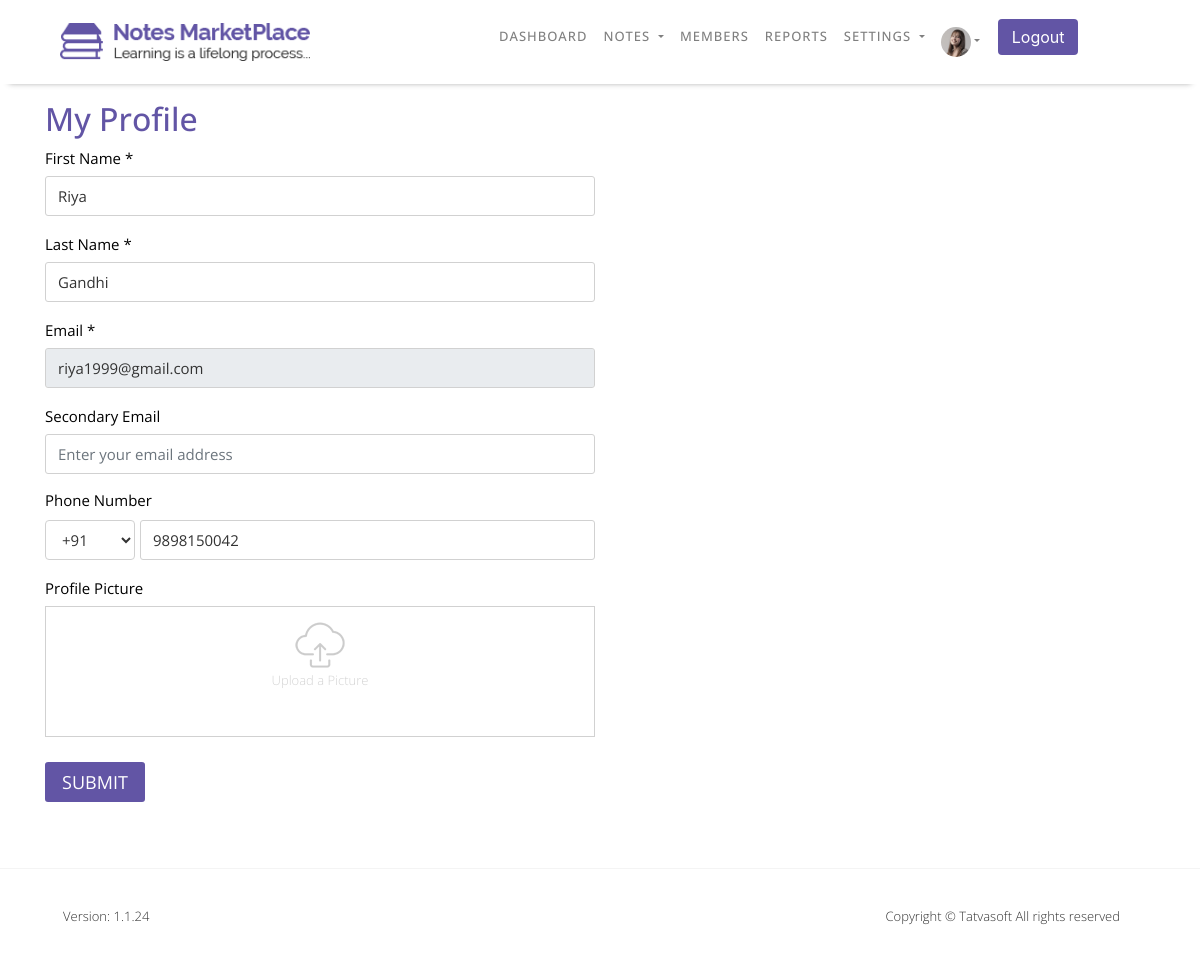
Page /NOTESMARKETPLACE/Admin/My_Profile.php (signed in) on the committed database.
### tables this page shows
CREATE TABLE `userprofile` (
  `ID` int(11) NOT NULL COMMENT 'Primary Key',
  `UserID` int(11) NOT NULL COMMENT 'FOREIGN KEY relationship with Users table.',
  `DOB` datetime DEFAULT NULL,
  `Gender` int(11) DEFAULT NULL COMMENT 'FOREIGN KEY relationship with ReferenceData table.bind distinct value from ReferenceDtata table with filter RefCategory=''Gender'' ans IsActive = 1.',
  `SecondaryEmailAddress` varchar(100) NOT NULL COMMENT 'For Admin user only.',
  `Phone number - Country Code` varchar(5) NOT NULL COMMENT 'bind distinct CountryCode from Country table with filter IsActive=1.',
  `Phone number` varchar(20) NOT NULL,
  `Profile Picture` varchar(500) DEFAULT NULL COMMENT 'Profile Picture of the user. ',
  `Address Line 1` varchar(100) NOT NULL,
  `Address Line 2` varchar(100) NOT NULL,
  `City` varchar(50) NOT NULL,
  `State` varchar(50) NOT NULL,
  `Zip Code` varchar(50) NOT NULL,
  `Country` varchar(50) NOT NULL COMMENT 'Bind distinct Country from Country table with filter IsActive=1.',
  `University` varchar(100) DEFAULT NULL,
  `College` varchar(100) DEFAULT NULL,
  `CreatedDate` datetime DEFAULT current_timestamp() COMMENT 'Date and time when system has created a record.',
  `CraetedBy` int(11) DEFAULT NULL COMMENT 'UserID who has created this rocord.',
  `ModifiedDate` datetime DEFAULT current_timestamp() COMMENT 'Date and time when system has updated a record.',
  `ModifiedBy` int(11) DEFAULT NULL COMMENT 'UserID who has updated this rocord.'
);

CREATE TABLE `users` (
  `ID` int(11) NOT NULL COMMENT 'PRIMARY KEY',
  `RoleID` int(11) NOT NULL COMMENT 'FOREIGN KEY relationship with UserRoles table',
  `FirstName` varchar(50) NOT NULL COMMENT 'Required Information',
  `LastName` varchar(50) NOT NULL COMMENT 'Required Information',
  `EmailID` varchar(100) NOT NULL COMMENT 'Required Information | Unique EmailID across table.',
  `Password` varchar(24) NOT NULL COMMENT 'Required Information',
  `IsEmailVerified` bit(2) DEFAULT b'0' COMMENT 'Required Information, Default set to false.',
  `CreatedDate` datetime DEFAULT current_timestamp() COMMENT 'Date and time when system has created a record.',
  `CreatedBy` int(11) DEFAULT NULL COMMENT 'UserID who has created this record.',
  `ModifiedDate` datetime DEFAULT current_timestamp() COMMENT 'date and time when system has updated a record.',
  `ModifiedBy` int(11) DEFAULT NULL COMMENT 'UserID who updateds this record.',
  `IsActive` bit(2) NOT NULL DEFAULT b'1' COMMENT 'Required Information, default set to true.'
);

### NOTESMARKETPLACE/Admin/My_Profile.php (the view, shortened to what this page needs)
<?php include "Config/Database-Connection.php"; ?>
    <?php
        if(isset($_SESSION['loggedin']) && $_SESSION['loggedin'] = true){
            include "Header.php";
        }else{
            header("Location: ../Login.php");
        }
    ?>
    <section id="profile">
        <div class="content-box-md">
            <div class="container">
                <div class="row">
                    <div class="col-md-12 col-sm-12 col-12 text-left">
                        <div class="horizontal-heading">
                            <h2>My Profile</h2>
                        </div>
                    </div>
                </div>
            <?php
                if(isset($_SESSION['loggedin']) && $_SESSION['loggedin'] = true){
                    $EmailID = $_SESSION['EmailID'];
                    $query = "SELECT * FROM users WHERE EmailID='{$EmailID}'";
                    $Users_select = mysqli_query($connection,$query);
                    while($row = mysqli_fetch_assoc($Users_select)){
                        $ID = $row['ID'];
                        $EmailIDOld = $row['EmailID'];
                        $FirstNameOld = $row['FirstName'];
                        $LastNameOld = $row['LastName'];
                    }
                    $query = "SELECT * FROM userprofile WHERE UserID=$ID";
                    $User_profile_select = mysqli_query($connection,$query);
                    while($row = mysqli_fetch_assoc($User_profile_select)){
                        $CountryCodeOld = $row['Phone number - Country Code'];
                        $PhonenumberOld = $row['Phone number'];
                    }
                }
            ?>
                <form action="" method="post" enctype="multipart/form-data">
                    <div class="row">
                        <div class="col-md-6 col-sm-12 col-12">
                            <div class="row profile-row">
                                <div class="col-md-12 col-sm-12 col-12">
                                    <div class="form-group text-left">
                                        <label for="Full-Name">First Name<span> *</span></label>
                                        <input type="text" value="<?php if(isset($_SESSION['loggedin'])){ echo $FirstNameOld; } ?>" name="First_Name" class="form-control" placeholder="Enter your full name" required>
                                    </div>
                                </div>
                            </div>
                            <div class="row profile-row">
                                <div class="col-md-12 col-sm-12 col-12">
                                    <div class="form-group text-left">
                                        <label for="Last-Name">Last Name<span> *</span></label>
                                        <input type="text" value="<?php if(isset($_SESSION['loggedin'])){ echo $LastNameOld; } ?>" name="Last_Name" class="form-control" placeholder="Enter your last name" required>
                                    </div>
                                </div>
                            </div>
                            <div class="row profile-row">
                                <div class="col-md-12 col-sm-12 col-12">
                                    <div class="form-group text-left">
                                        <label for="Email-Address">Email<span> *</span></label>
                                        <input type="email" value="<?php if(isset($_SESSION['loggedin'])){ echo $EmailIDOld; } ?>" name="Email" class="form-control" placeholder="Enter your email address" <?php if(isset($_SESSION['loggedin'])){ echo "readonly"; }else{ echo "required"; }?>>
                                    </div>
                                </div>
                            </div>
                            <div class="row profile-row">
                                <div class="col-md-12 col-sm-12 col-12">
                                    <div class="form-group text-left">
                                        <label for="Secondary-Email">Secondary Email</label>
                                        <input type="email" name="Secondary_Email" class="form-control" placeholder="Enter your email address">
                                    </div>
                                </div>
                            </div>
                            <div class="row profile-row">
                                <div class="col-md-12 col-sm-12 col-12">
                                    <h4>Phone Number</h4>
                                    <div class="row" id="profile-row-inner">
                                        <div class="col-md-2 col-sm-2 col-2">
                                            <div class="form-group text-left">
                                                <select class="form-control" name="PhoneCode">
                                                    <?php if(isset($_SESSION['loggedin']) && mysqli_num_rows($User_profile_select)!=0){?>
                                                    <option value="<?php echo $CountryCodeOld; } ?>" selected><?php echo $CountryCodeOld; ?></option>
                                                </select>
                                            </div>
                                        </div>
                                        <div class="col-md-10 col-sm-10 col-10">
                                                <div class="form-group">
                                                    <input type="text" value="<?php if(isset($_SESSION['loggedin']) && mysqli_num_rows($User_profile_select)!=0){ echo $PhonenumberOld; }else{ echo ""; } ?>" name="Phone_Number" class="form-control" placeholder="Enter your phone number" required>
                                                </div>
                                        </div>
                                    </div>
                                </div>
                            </div>
                            <div class="row profile-row">
                                <div class="col-md-12 col-sm-12 col-12" id="Profile-Picture">
                                    <div class="row">
                                        <div class="col-md-12 col-sm-12 col-12">
                                            <label>Profile Picture</label>
                                        </div>
                                        <div class="col-md-12 col-sm-12 col-12 text-center">
                                            <div class="add-border">
                                                <label for="upload" class="upload-profile">
                                                    <img src="images/User-Profile/upload.png">
                                                    <p style="color: lightgray;" id="Profile">Upload a Picture</p>
                                                </label>
                                            </div>
                                        </div>
                                    </div>
                                </div>
                            </div>
                        </div>
                    </div>
                    <div class="row profile-row">
                        <div class="col-md-12 col-sm-12 col-12">
                            <button type="submit" name="My_Profile" class="btn btn-info btn-rich-blue">Submit</button>
                        </div>
                    </div>
                </form>
            </div>
        </div>
    </section>
<?php include "Footer.php"; ?>

### NOTESMARKETPLACE/Admin/Header.php (shortened to what this page needs)
<!DOCTYPE html>
<html lang="en">
<head>
    <link rel="stylesheet" href="css/bootstrap/bootstrap.min.css">
    <link rel="stylesheet" type="text/css" href="https://cdn.datatables.net/1.10.24/css/jquery.dataTables.min.css"/>
    <link rel="stylesheet" href="css/style.css">
    <link rel="stylesheet" href="css/responsive.css">
</head>
<body>
    <header>
        <nav class="navbar navbar-expand-lg navbar-light white-nav-top fixed-top">
            <div class="container">
                <a id="user-header" class="navbar-brand" href="Dashboard.php">
                    <img src="images/Homepage/logo.png" alt="Logo" class="img-responsive">
                </a>
                <div class="collapse navbar-collapse" id="navbarSupportedContent">
                    <ul class="navbar-nav me-auto mb-2 mb-lg-0">
                        <li class="nav-item">
                            <a class="nav-link" href="Dashboard.php">Dashboard</a>
                        </li>
                        <li class="nav-item dropdown">
                            <a class="nav-link dropdown-toggle dropbtn" href="#" id="navbarDropdown" role="button" data-toggle="dropdown" aria-haspopup="true" aria-expanded="false">
                                Notes
                            </a>
                        </li>
                        <li class="nav-item">
                            <a class="nav-link" href="Members.php">Members</a>
                        </li>
                        <li class="nav-item">
                            <a class="nav-link" href="Spam_Reports.php">Reports</a>
                        </li>
                        <li class="nav-item dropdown">
                            <a class="nav-link dropdown-toggle dropbtn" href="#" id="navbarDropdown" role="button" data-toggle="dropdown" aria-haspopup="true" aria-expanded="false">
                                Settings
                            </a>
                        </li>
                        <li class="nav-item dropdown">
                            <a class="nav-link dropdown-toggle user-img dropbtn" href="#" id="navbarDropdown" role="button" data-toggle="dropdown" aria-haspopup="true" aria-expanded="false">
                            <?php
                                    $EmailID = $_SESSION['EmailID'];
                                    $query = "SELECT * FROM users WHERE EmailID='{$EmailID}'";
                                    $Users_select = mysqli_query($connection,$query);
                                    while($row = mysqli_fetch_assoc($Users_select)){
                                        $ID = $row['ID'];
                                    }
                                    $query = "SELECT * FROM userprofile WHERE UserID=$ID";
                                    $Users_select = mysqli_query($connection,$query);
                                    while($row = mysqli_fetch_assoc($Users_select)){
                                        $IMG = $row['Profile Picture'];
                                    }
                                    $query = "SELECT * FROM system_configuration WHERE ID=8";
                                    $Default_select = mysqli_query($connection,$query);
                                    while($row = mysqli_fetch_assoc($Default_select)){
                                        $Default_IMG = $row['Value'];
                                    }
                            ?>
                            <img src="<?php if(mysqli_num_rows($Users_select)!=0 && $IMG!=""){ echo "../Uploads/Admin/$ID/Profile_Photo/$IMG"; }else{ echo "../Uploads/Default_Images/$Default_IMG"; }?>" alt="User-Photo" class="rounded-circle img-responsive"></a>
                        </li>
                        <li class="nav-item">
                            <form class="form-inline my-2 my-lg-0" action="" method="post">
                                <button class="btn my-2 my-sm-0 btn-Blue" name="Logout" type="submit" onclick="return LogoutAdmin()">Logout</button>
                            </form>
                        </li>
                    </ul>
                </div>
            </div>
        </nav>
    </header>

### rows in the picture
userprofile: Profile Picture (picture), PhoneCode "+91", Phone_Number "9898150042"
users: First_Name "Riya", Last_Name "Gandhi", Email "riya1999@gmail.com"
